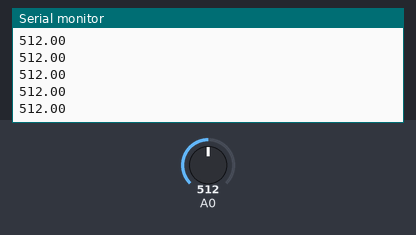
Simulated run of this sketch. Board: Arduino Uno, built with avr-gcc and run on an emulated ATmega328P. Shown: the last lines printed to the serial monitor. The test bench sets the inputs (shaded band); at power-on: A0 = 512.

Above: at 1.2 s.
1.3 s: A0 set to 716
At 1.31 s:
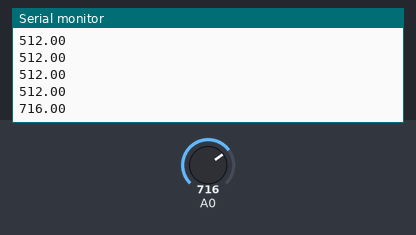
2.8 s: A0 set to 900
At 2.82 s:
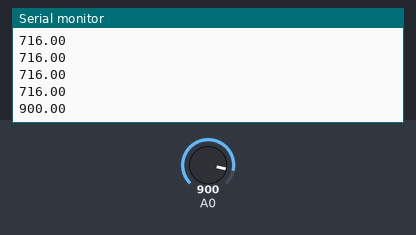
Timing chart, 0 to 5.8 s (numbered marks = the images above; inputs shaded):
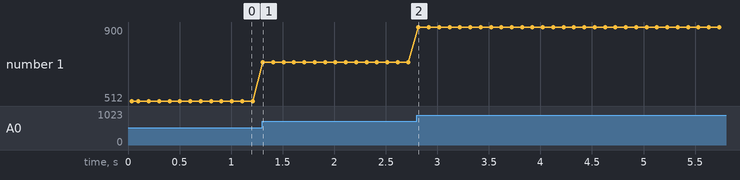

Measured:
- after the input at 1.3 s, the serial monitor: prints a new line at once (image 1)
- after the input at 2.8 s, the serial monitor: prints a new line at once (image 2)
- plotted number 1: 512 → 716 after the input at 1.3 s, 716 → 900 after the input at 2.8 s

The sketch:

Lectura_mic5524.ino
```cpp
void setup() {
  Serial.begin(9600);
  pinMode(OUTPUT,2);
  Serial.println("Comunicación serial inicializada");
}

void loop() {
  digitalWrite(LOW,2);
  float readed = analogRead(A0);
  Serial.println(readed);
  delay(100);
}
```
